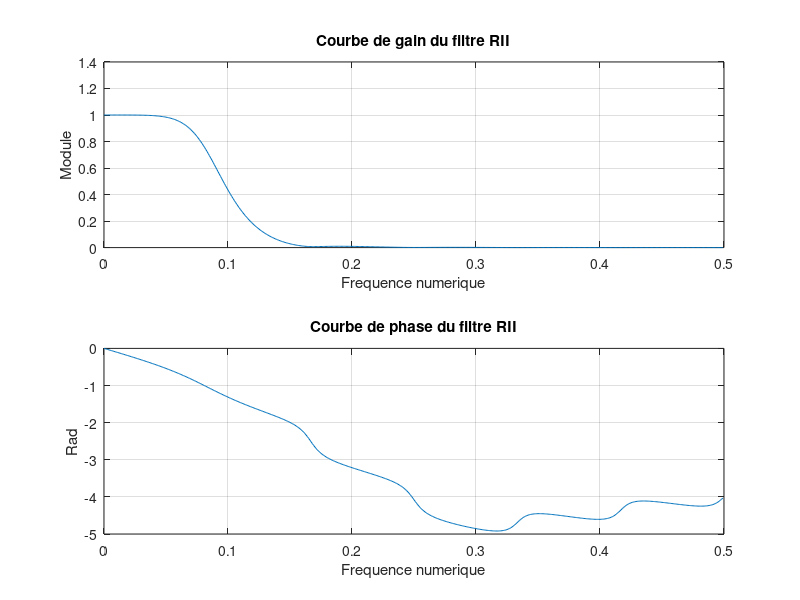

MATLAB code to generate this figure: (Note: this script raises an error after producing the figure.)
clc; clear; close all

load("Filtre_RII_PB.mat");

k = 500;
[H, w] = freqz(B, A, k);
tftd_h = abs(H);
phase_h = unwrap(angle(H));
f = w/(2*pi);

figure(1)
subplot(2,1,1)
plot(f, tftd_h)
grid()
title("Courbe de gain du filtre RII")
xlabel("Frequence numerique")
ylabel("Module")

subplot(2,1,2)
plot(f, phase_h/pi)
grid()
title("Courbe de phase du filtre RII")
xlabel("Frequence numerique")
ylabel("Rad")
%dephasage max = -5 dB

figure(2)
zplane(B, A, k)
title("Diagramme zero/pole filtre RII")

zero = roots(B);
r1 = sqrt(real(zero(1))^2 + imag(zero(1))^2);
phi = zeros(length(zero), 1);
rho = zeros(length(zero), 1);
for i = 1:length(zero)
    phi(i) = atan(imag(zero(i))/real(zero(i)))/(2*pi);
    rho(i) = sqrt(real(zero(i))^2 + imag(zero(i))^2);
end

% nz = [0.9*r1*exp(2*1j*pi*phi(1)); 0.9*r1*exp(2*1j*pi*phi(3))];
% nzc = [conj(nz(1)); conj(nz(2))];
% 
% np = [r1*exp(2*1j*pi*phi(1)); r1*exp(2*1j*pi*phi(3))];
% npc = [conj(np(1)); conj(np(2))];
% 
% nB = 1.25*poly([nz(1) nzc(1) nz(2) nzc(2)]);
% nA = poly([np(1) npc(1) np(2) npc(2)]);

% figure(3)
% zplane(nB, nA, k)
% title("Filtre passe-tout")

% nB = conv(B, nB);
% nA = conv(A, nA);

b0 = 1/172;
bi = b0*poly(zero(5:9));
be = poly([rho(1)*exp(2*1j*pi*phi(1)) rho(2)*exp(2*1j*pi*phi(2)) rho(3)*exp(2*1j*pi*phi(3)) rho(4)*exp(2*1j*pi*phi(4))]);
bet = fliplr(be);
hb = conv(bi, bet);

figure(4)
zplane(hb, A, k)
title("Nouveau filtre (H*passe-tout)")

[NH, w] = freqz(hb, A, k);
tftd_nh = abs(NH);
phase_nh = unwrap(angle(NH));

figure(5)
subplot(2,1,1)
plot(f, tftd_nh)
grid()
title("Courbe de gain du nouveau filtre")
xlabel("Frequence numerique")
ylabel("Module")

subplot(2,1,2)
plot(f, phase_nh/pi)
grid()
title("Courbe de phase du nouveau filtre")
xlabel("Frequence numerique")
ylabel("Rad")

ord = 50;
x = zeros(ord, 1);
x(1) = 1;
n = (0:ord-1)';

[X, w] = freqz(x, 1, k);
tftd_x = abs(X);

y1 = filter(B, A, x);
y2 = filter(hb, A, x);

h1 = filter(x, 1, y1);
h2 = filter(x, 1, y2);

figure(7)
stem(n, h1)
hold on
stem(n, h2)
grid()
title("Reponses impulsionnelles des filtres RII et phase minimale")
xlabel("Temps discret")
ylabel("Amplitude")
legend("Filtre RII", "Filtre phase minimale")
%regime transitoire legerement plus court phase minimale